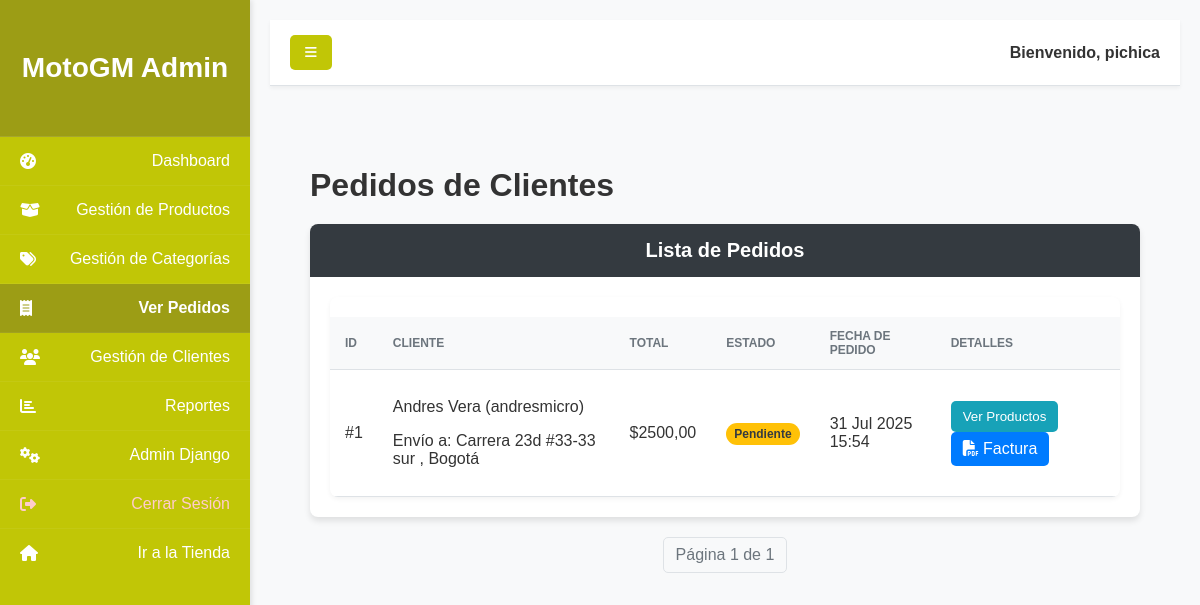
The page /dashboard_admin/ver-pedidos/ (signed in) on the database as committed earlier.
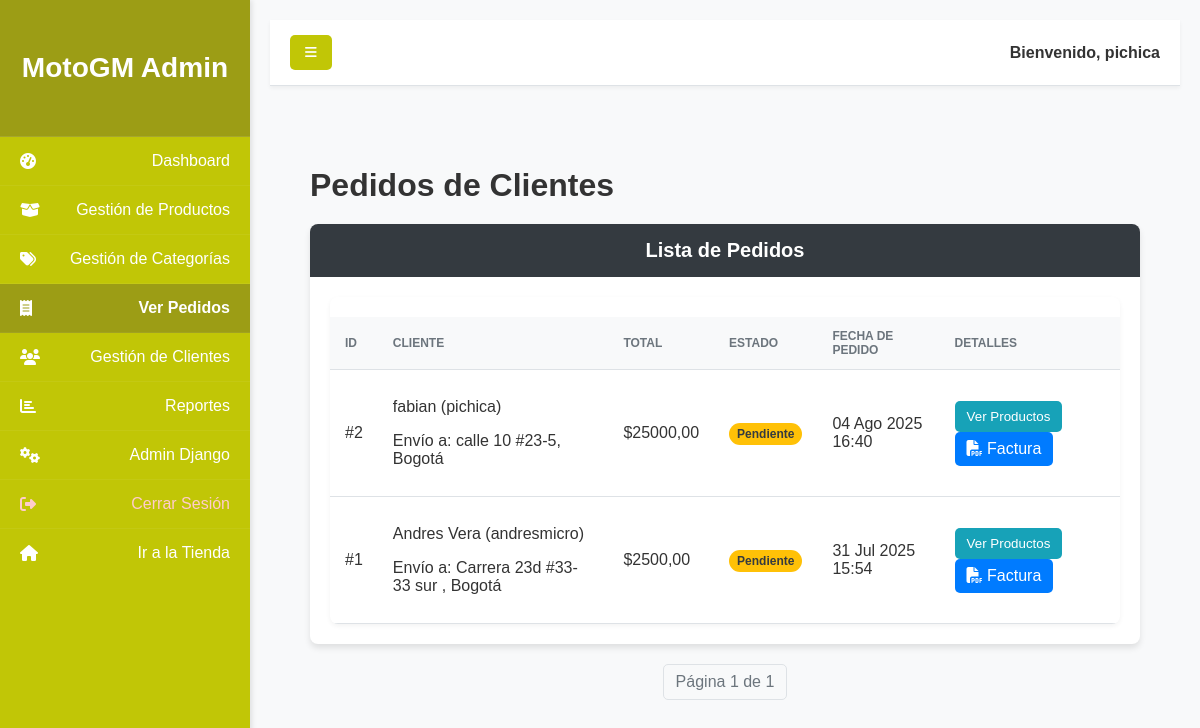
The same page on the database as committed later.
### productos/models.py (models this page shows, shortened)
class Pedido(models.Model):
    usuario = models.ForeignKey(User, on_delete=models.CASCADE, null=True, blank=True)
    nombre = models.CharField(max_length=100)
    direccion = models.CharField(max_length=255)
    ciudad = models.CharField(max_length=100)
    total_pedido = models.DecimalField(max_digits=10, decimal_places=2, default=0.00)
    fecha_creacion = models.DateTimeField(auto_now_add=True)
    estado = models.CharField(max_length=50, choices=ESTADO_CHOICES, default='Pendiente')

### dashboard_admin/views.py (the view)
# urls.py: path('ver-pedidos/', views.ver_pedidos, name='ver_pedidos'),
@login_required
@user_passes_test(is_staff)
def ver_pedidos(request):
    pedidos = Pedido.objects.all().order_by('-fecha_creacion')
    paginator = Paginator(pedidos, 10) # 10 pedidos por página
    page_number = request.GET.get('page')
    page_obj = paginator.get_page(page_number)
    context = {
        'page_obj': page_obj
    }
    return render(request, 'dashboard_admin/ver_pedidos.html', context)

### dashboard_admin/views.py (called while the page is built)
def is_staff(user):
        return user.is_staff

### productos/context_processors.py (called while the page is built)
def cart_item_count(request):
    cart_count = 0
    if request.user.is_authenticated:
        cart_count = CarritoItem.objects.filter(usuario=request.user).count() # o .aggregate(Sum('cantidad'))['cantidad__sum'] si quieres sumar las cantidades
    return {'cart_count': cart_count}

### dashboard_admin/templates/dashboard_admin/ver_pedidos.html (shortened to what this page needs)
{% extends 'dashboard_admin/dashboard_base.html' %}
{% load static %}
{% block dashboard_content %}
<div class="container-fluid-custom py-4">
    <h1 class="content-title">Pedidos de Clientes</h1>
    <div class="row">
        <div class="col-12">
            <div class="card-pedidos">
                <div class="card-header-pedidos">
                    <h6 class="text-white text-capitalize">Lista de Pedidos</h6>
                </div>
                <div class="card-body">
                    <div class="table-responsive">
                        <table class="table-pedidos">
                            <thead>
                                <tr>
                                    <th>ID</th>
                                    <th>Cliente</th>
                                    <th>Total</th>
                                    <th>Estado</th>
                                    <th>Fecha de Pedido</th>
                                    <th>Detalles</th>
                                </tr>
                            </thead>
                            <tbody>
                                {% for pedido in page_obj %}
                                <tr>
                                    <td>
                                        <p class="text-xs font-weight-bold mb-0">#{{ pedido.pk }}</p>
                                    </td>
                                    <td>
                                        <p class="text-xs font-weight-bold mb-0">{{ pedido.nombre }} ({{ pedido.usuario.username }})</p>
                                        <p class="text-xs text-secondary mb-0">Envío a: {{ pedido.direccion }}, {{ pedido.ciudad }}</p>
                                    </td>
                                    <td>
                                        <p class="text-xs font-weight-bold mb-0">${{ pedido.total_pedido|floatformat:2 }}</p>
                                    </td>
                                    <td>
                                        {% if pedido.estado == 'Completado' %}
                                            <span class="badge badge-success">{{ pedido.estado }}</span>
                                        {% elif pedido.estado == 'Cancelado' %}
                                            <span class="badge badge-danger">{{ pedido.estado }}</span>
                                        {% else %}
                                            <span class="badge badge-warning">{{ pedido.estado }}</span>
                                        {% endif %}
                                    </td>
                                    <td class="align-middle">
                                        <span class="text-secondary text-xs font-weight-bold">{{ pedido.fecha_creacion|date:"d M Y H:i" }}</span>
                                    </td>
                                    <td class="align-middle">
                                        <button class="btn-detalles" onclick="showModal('pedidoModal-{{ pedido.pk }}')">
                                            Ver Productos
                                        </button>
                                        <a href="{% url 'dashboard_admin:descargar_factura' pedido.id %}" class="btn-factura">
                                            <i class="fas fa-file-pdf"></i> Factura
                                        </a>
                                    </td>
                                </tr>
                                {% endfor %}
                            </tbody>
                        </table>
                    </div>
                </div>
            </div>
        </div>
    </div>
    <nav aria-label="Page navigation">
        <ul class="pagination">
            <li class="page-item disabled">Página {{ page_obj.number }} de {{ page_obj.paginator.num_pages }}</li>
        </ul>
    </nav>
</div>
{% endblock dashboard_content %}

Rows that differ between the two databases and show on the page:
added Pedido: pk "2", nombre "fabian", usuario.username "pichica", direccion "calle 10 #23-5", ciudad "Bogotá", total_pedido "25000,00", estado "Pendiente", fecha_creacion "04 Ago 2025 16:40"
